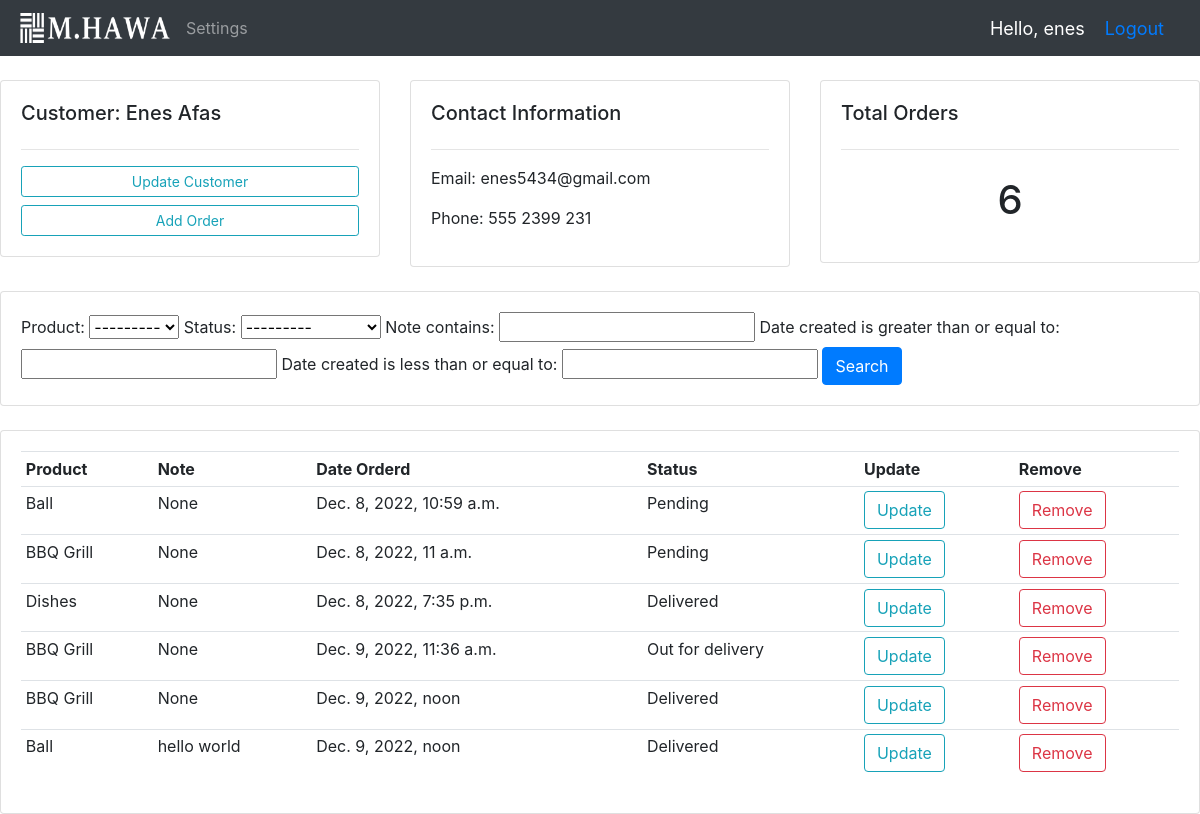
The app's page /customer/1/ (signed in), older data.
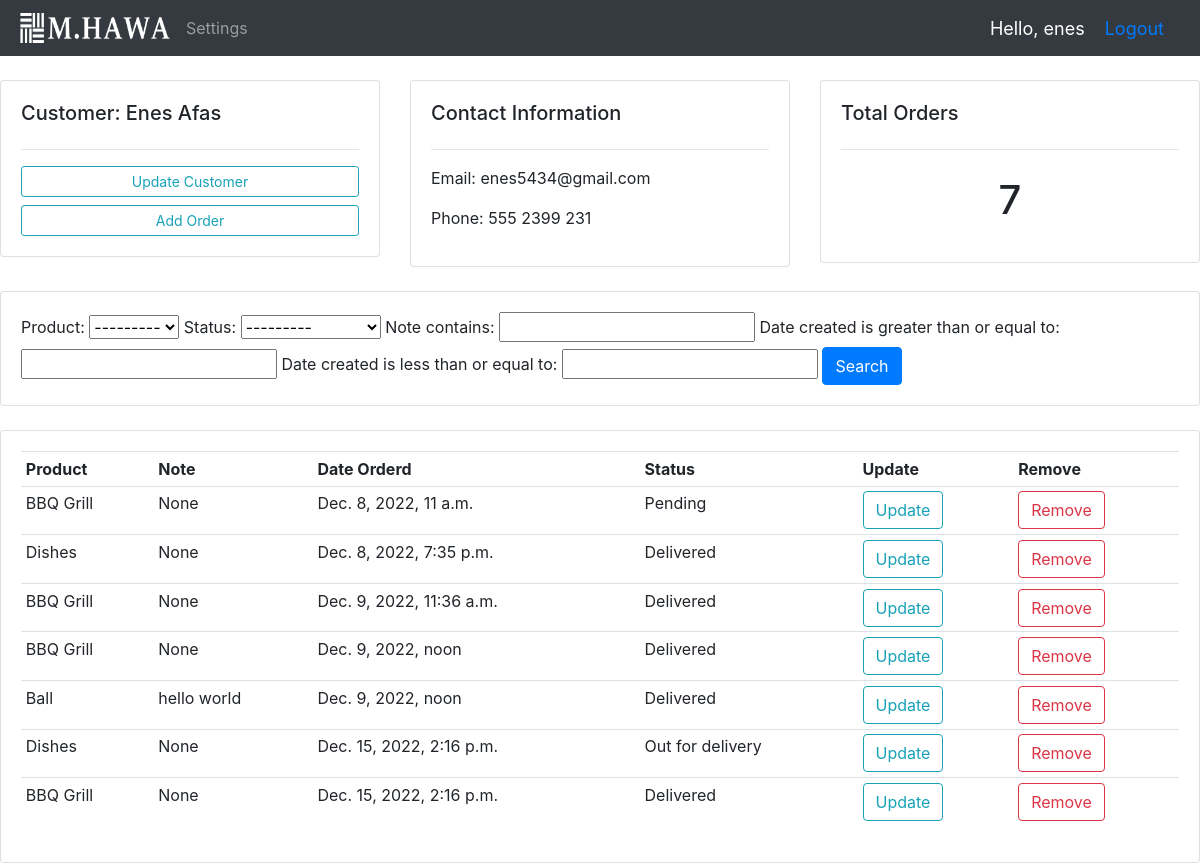
The same page, newer data.
### accounts/models.py (models this page shows, shortened)
class Order(models.Model):
    STATUS = (
        ('Pending', 'Pending'),
        ('Out for delivery', 'Out for delivery'),
        ('Delivered', 'Delivered'),
    )
    customer = models.ForeignKey(Customer, null=True, on_delete=models.SET_NULL)
    product = models.ForeignKey(Product, null=True, on_delete=models.SET_NULL)
    date_created = date_created = models.DateTimeField(auto_now_add=True, null=True)
    status = models.CharField(max_length=100, choices=STATUS, null=True)
    note = models.CharField(max_length=100, null=True)

class Product(models.Model):
    CATEGORY = (
        ('Indoor', 'Indoor'),
        ('Out Door', 'Out Door'),
    )
    name = models.CharField(max_length=100)
    price = models.FloatField(null=True)
    category = models.CharField(max_length=50, null=True, choices=CATEGORY)
    description = models.TextField(max_length=200, null=True, blank=True)
    date_created = date_created = models.DateTimeField(auto_now_add=True, null=True)
    tags = models.ManyToManyField(Tag)
    def __str__(self):
        return self.name

### accounts/views.py (the view)
# urls.py: path('customer/<str:pk>/', views.customer, name='customer'),
@login_required(login_url='login')
def customer(request, pk):
    customer = Customer.objects.get(id=pk)
    orders = customer.order_set.all()
    total_orders = orders.count()
    myFilter = OrderFilter(request.GET, queryset=orders)
    orders = myFilter.qs
    context = {'customer': customer, 'orders': orders, 'total_orders': total_orders, 'myfilter': myFilter}
    return render(request, 'accounts/customer.html', context)

### accounts/models.py (called while the page is built)
    def __str__(self):
        return str(self.name)

### accounts/templates/accounts/customer.html (shortened to what this page needs)
{% extends 'base.html' %}
{% block content %}
<br>
<div class="row">
    <div class="col-md">
        <div class="card card-body">
            <h5>Customer: {{customer}}</h5>
            <hr>
            <a href="" class="btn btn-outline-info btn-sm btn-block">Update Customer</a>
            <a href="{% url 'create-order' customer.id %}" class="btn btn-outline-info btn-sm btn-block">Add Order</a>
        </div>
    </div>
    <div class="col-md">
        <div class="card card-body">
            <h5>Contact Information</h5>
            <hr>
            <p>Email: {{customer.email}}</p>
            <p>Phone: {{customer.phone}}</p>
        </div>
    </div>
    <div class="col-md">
        <div class="card card-body">
            <h5>Total Orders</h5>
            <hr>
            <h1 style="text-align: center; padding:10px">{{total_orders}}</h1>
        </div>
    </div>
</div>
<br>
<div class="row">
    <div class="col">
        <div class="card card-body">
            <form action="" method="get">
                {{myfilter.form}}
                <button class="btn btn-primary" type="submit">Search</button>
            </form>
        </div>
    </div>
</div>
<br>
<div class="row">
    <div class="col-md">
        <div class="card card-body">
            <table class="table table-sm">
                <tr>
                    <th>Product</th>
                    <th>Note</th>
                    <th>Date Orderd</th>
                    <th>Status</th>
                    <th>Update</th>
                    <th>Remove</th>
                </tr>
                {% for order in orders %}
                    <tr>
                        <td>{{order.product}}</td>
                        <td>{{order.note}}</td>
                        <td>{{order.date_created}}</td>
                        <td>{{order.status}}</td>
                        <td><a class="btn btn-outline-info" href="{% url 'update-order' order.id %}">Update</a></td>
                        <td><a class="btn btn-outline-danger" href="{% url 'delete-order' order.id %}">Remove</a></td>
                    </tr>
                {% endfor %}
            </table>
        </div>
    </div>
</div>
{% endblock content %}

Row changes from the older to the newer data that the page shows:
removed Order: product "Ball", note "None", date_created "Dec. 8, 2022, 10:59 a.m.", status "Pending"
changed Order "Dec. 9, 2022, 11:36 a.m.": status "Out for delivery" → "Delivered"
added Order: product "Dishes", note "None", date_created "Dec. 15, 2022, 2:16 p.m.", status "Out for delivery"
added Order: product "BBQ Grill", note "None", date_created "Dec. 15, 2022, 2:16 p.m.", status "Delivered"
Text that changed along with them:
{{ total_orders }}: "6" → "7"
